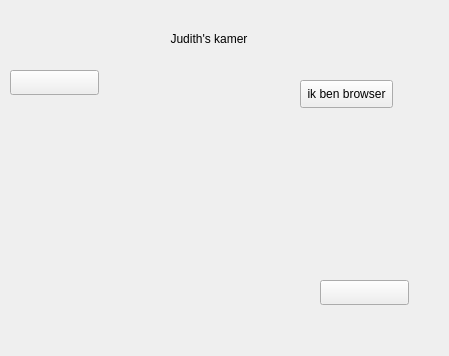
<?xml version="1.0" encoding="UTF-8"?>
<ui version="4.0">
 <class>kamer_judith</class>
 <widget class="QWidget" name="kamer_judith">
  <property name="geometry">
   <rect>
    <x>0</x>
    <y>0</y>
    <width>449</width>
    <height>356</height>
   </rect>
  </property>
  <property name="windowTitle">
   <string>Form</string>
  </property>
  <widget class="QLabel" name="label">
   <property name="geometry">
    <rect>
     <x>160</x>
     <y>30</y>
     <width>98</width>
     <height>17</height>
    </rect>
   </property>
   <property name="text">
    <string>Judith's kamer</string>
   </property>
   <property name="alignment">
    <set>Qt::AlignCenter</set>
   </property>
  </widget>
  <widget class="QPushButton" name="knop_w">
   <property name="geometry">
    <rect>
     <x>10</x>
     <y>70</y>
     <width>89</width>
     <height>25</height>
    </rect>
   </property>
   <property name="text">
    <string/>
   </property>
  </widget>
  <widget class="QPushButton" name="knop_z">
   <property name="geometry">
    <rect>
     <x>320</x>
     <y>280</y>
     <width>89</width>
     <height>25</height>
    </rect>
   </property>
   <property name="text">
    <string/>
   </property>
  </widget>
  <widget class="QPushButton" name="pushButton">
   <property name="geometry">
    <rect>
     <x>300</x>
     <y>80</y>
     <width>93</width>
     <height>28</height>
    </rect>
   </property>
   <property name="text">
    <string>ik ben browser</string>
   </property>
  </widget>
  <widget class="QLabel" name="label_2">
   <property name="geometry">
    <rect>
     <x>0</x>
     <y>110</y>
     <width>341</width>
     <height>231</height>
    </rect>
   </property>
   <property name="text">
    <string/>
   </property>
   <property name="pixmap">
    <pixmap resource="djog_nanos_2018.qrc">:/plaatjes/Bowser.png</pixmap>
   </property>
  </widget>
 </widget>
 <resources>
  <include location="djog_nanos_2018.qrc"/>
 </resources>
 <connections/>
</ui>
